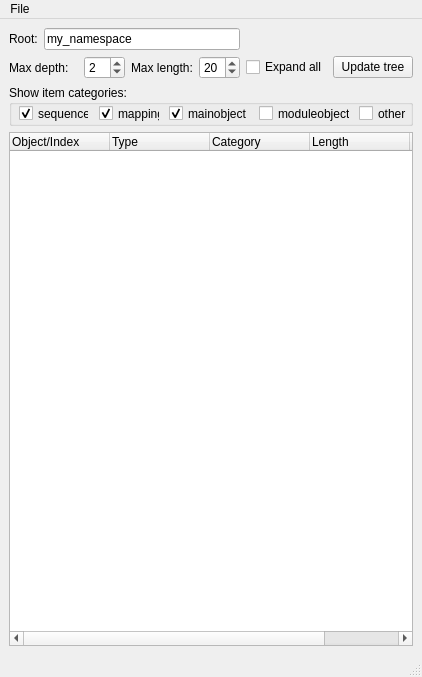
<?xml version="1.0" encoding="UTF-8"?>
<ui version="4.0">
 <class>ObjectExplorer</class>
 <widget class="QMainWindow" name="ObjectExplorer">
  <property name="geometry">
   <rect>
    <x>0</x>
    <y>0</y>
    <width>422</width>
    <height>677</height>
   </rect>
  </property>
  <property name="windowTitle">
   <string>ObjectExplorer</string>
  </property>
  <widget class="QWidget" name="centralwidget">
   <layout class="QGridLayout" name="gridLayout">
    <item row="0" column="0">
     <widget class="QLabel" name="label">
      <property name="sizePolicy">
       <sizepolicy hsizetype="Fixed" vsizetype="Fixed">
        <horstretch>0</horstretch>
        <verstretch>0</verstretch>
       </sizepolicy>
      </property>
      <property name="text">
       <string>Root:</string>
      </property>
     </widget>
    </item>
    <item row="1" column="0" colspan="2">
     <widget class="QLabel" name="label_2">
      <property name="text">
       <string>Max depth:</string>
      </property>
     </widget>
    </item>
    <item row="1" column="2">
     <widget class="QSpinBox" name="spinBox_depth">
      <property name="value">
       <number>2</number>
      </property>
     </widget>
    </item>
    <item row="1" column="3">
     <widget class="QLabel" name="label_3">
      <property name="text">
       <string>Max length:</string>
      </property>
     </widget>
    </item>
    <item row="1" column="4">
     <widget class="QSpinBox" name="spinBox_length">
      <property name="value">
       <number>20</number>
      </property>
     </widget>
    </item>
    <item row="1" column="5">
     <widget class="QCheckBox" name="checkBox_expandAll">
      <property name="text">
       <string>Expand all</string>
      </property>
     </widget>
    </item>
    <item row="1" column="6">
     <widget class="QPushButton" name="pushButton">
      <property name="sizePolicy">
       <sizepolicy hsizetype="Fixed" vsizetype="Fixed">
        <horstretch>0</horstretch>
        <verstretch>0</verstretch>
       </sizepolicy>
      </property>
      <property name="text">
       <string>Update tree</string>
      </property>
     </widget>
    </item>
    <item row="2" column="0" colspan="7">
     <widget class="QGroupBox" name="groupBox_3">
      <property name="minimumSize">
       <size>
        <width>371</width>
        <height>41</height>
       </size>
      </property>
      <property name="title">
       <string>Show item categories:</string>
      </property>
      <widget class="QCheckBox" name="checkBox_mapping">
       <property name="geometry">
        <rect>
         <x>90</x>
         <y>20</y>
         <width>61</width>
         <height>17</height>
        </rect>
       </property>
       <property name="text">
        <string>mapping</string>
       </property>
       <property name="checked">
        <bool>true</bool>
       </property>
      </widget>
      <widget class="QCheckBox" name="checkBox_sequence">
       <property name="geometry">
        <rect>
         <x>10</x>
         <y>20</y>
         <width>70</width>
         <height>17</height>
        </rect>
       </property>
       <property name="text">
        <string>sequence</string>
       </property>
       <property name="checked">
        <bool>true</bool>
       </property>
      </widget>
      <widget class="QCheckBox" name="checkBox_moduleobject">
       <property name="geometry">
        <rect>
         <x>250</x>
         <y>20</y>
         <width>91</width>
         <height>17</height>
        </rect>
       </property>
       <property name="text">
        <string>moduleobject</string>
       </property>
      </widget>
      <widget class="QCheckBox" name="checkBox_mainobject">
       <property name="geometry">
        <rect>
         <x>160</x>
         <y>20</y>
         <width>81</width>
         <height>17</height>
        </rect>
       </property>
       <property name="text">
        <string>mainobject</string>
       </property>
       <property name="checked">
        <bool>true</bool>
       </property>
      </widget>
      <widget class="QCheckBox" name="checkBox_other">
       <property name="geometry">
        <rect>
         <x>350</x>
         <y>20</y>
         <width>51</width>
         <height>17</height>
        </rect>
       </property>
       <property name="text">
        <string>other</string>
       </property>
      </widget>
     </widget>
    </item>
    <item row="3" column="0" colspan="7">
     <widget class="QTreeWidget" name="treeWidget">
      <property name="contextMenuPolicy">
       <enum>Qt::ActionsContextMenu</enum>
      </property>
      <property name="alternatingRowColors">
       <bool>true</bool>
      </property>
      <property name="selectionMode">
       <enum>QAbstractItemView::ExtendedSelection</enum>
      </property>
      <property name="animated">
       <bool>true</bool>
      </property>
      <column>
       <property name="text">
        <string>Object/Index</string>
       </property>
      </column>
      <column>
       <property name="text">
        <string>Type</string>
       </property>
      </column>
      <column>
       <property name="text">
        <string>Category</string>
       </property>
      </column>
      <column>
       <property name="text">
        <string>Length</string>
       </property>
      </column>
      <column>
       <property name="text">
        <string>Contents</string>
       </property>
      </column>
     </widget>
    </item>
    <item row="0" column="1" colspan="4">
     <widget class="QLineEdit" name="lineEdit_rootObject">
      <property name="text">
       <string>my_namespace</string>
      </property>
     </widget>
    </item>
   </layout>
   <zorder>checkBox_expandAll</zorder>
   <zorder>treeWidget</zorder>
   <zorder>groupBox_3</zorder>
   <zorder>label</zorder>
   <zorder>pushButton</zorder>
   <zorder>lineEdit_rootObject</zorder>
   <zorder>label_2</zorder>
   <zorder>label_3</zorder>
   <zorder>spinBox_depth</zorder>
   <zorder>spinBox_length</zorder>
  </widget>
  <widget class="QMenuBar" name="menubar">
   <property name="geometry">
    <rect>
     <x>0</x>
     <y>0</y>
     <width>422</width>
     <height>21</height>
    </rect>
   </property>
   <widget class="QMenu" name="menuFile">
    <property name="title">
     <string>File</string>
    </property>
    <addaction name="actionCopy_path"/>
    <addaction name="actionExit"/>
   </widget>
   <addaction name="menuFile"/>
  </widget>
  <widget class="QStatusBar" name="statusbar"/>
  <action name="actionExit">
   <property name="text">
    <string>Exit</string>
   </property>
  </action>
  <action name="actionCopy_path">
   <property name="text">
    <string>Copy path</string>
   </property>
  </action>
 </widget>
 <resources/>
 <connections/>
</ui>
